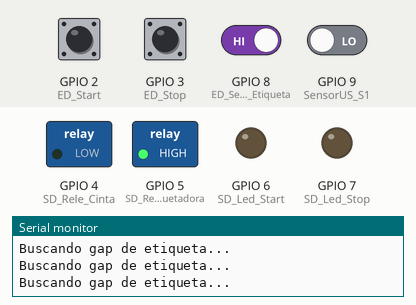
Recording of a sketch running on a simulated ESP32. Shown: switched loads named in the sketch (green lamp = pin HIGH), output pins drawn as LEDs (lit = HIGH), the last lines printed to the serial monitor. Inputs (shaded band) come from the test bench; at power-on: GPIO 8 (ED_Sensor_De_Etiqueta) HIGH, GPIO 2 (ED_Start), GPIO 3 (ED_Stop), GPIO 9 (SensorUS_S1) LOW.

Above: at 0.8 s.
0.9 s: GPIO 8 (ED_Sensor_De_Etiqueta) driven LOW
At 2.1 s:
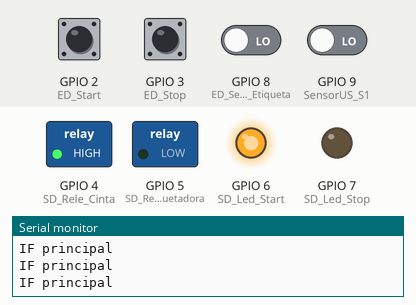
2.4 s: GPIO 3 (ED_Stop) pulled HIGH for 0.15 s
At 3.5 s:
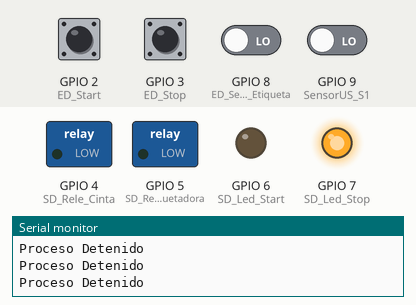
4.0 s: GPIO 2 (ED_Start) pulled HIGH for 0.15 s
At 4.5 s:
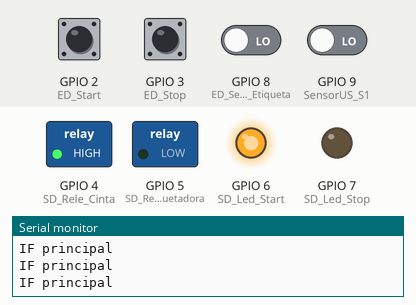
7.1 s: GPIO 3 (ED_Stop) pulled HIGH for 1 s
At 7.8 s:
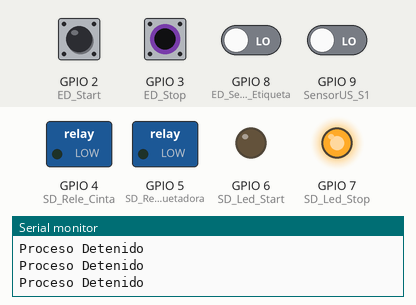
11.1 s: GPIO 2 (ED_Start) pulled HIGH for 1 s
At 12.5 s:
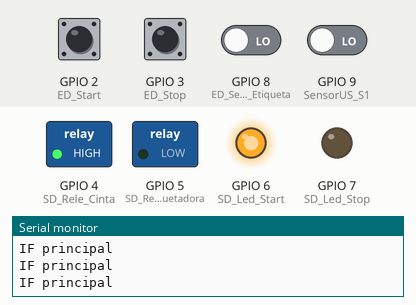
15.1 s: GPIO 2 (ED_Start) driven HIGH and GPIO 3 (ED_Stop) driven HIGH and GPIO 8 (ED_Sensor_De_Etiqueta) driven HIGH and GPIO 9 (SensorUS_S1) driven HIGH
At 16.0 s:
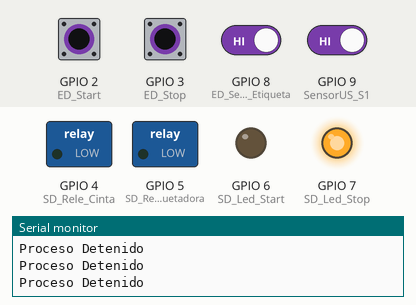
Timing chart, 0 to 17.6 s (numbered marks = the images above; inputs shaded):
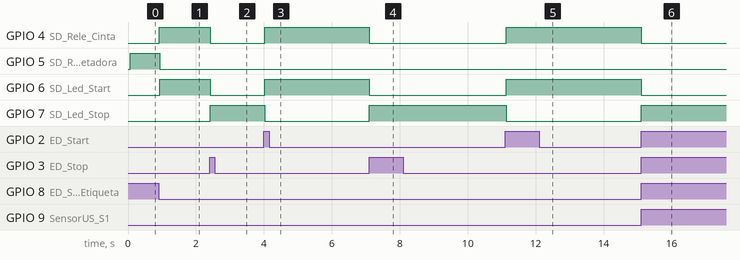

Measured:
- after the input at 0.9 s, GPIO 4 (SD_Rele_Cinta), GPIO 6 (SD_Led_Start): LOW → HIGH at once; GPIO 5 (SD_Rele_Etiquetadora): HIGH → LOW at once
- after the input at 2.4 s, GPIO 4 (SD_Rele_Cinta), GPIO 6 (SD_Led_Start): HIGH → LOW at once; GPIO 7 (SD_Led_Stop): LOW → HIGH at once
- after the input at 4.0 s, GPIO 4 (SD_Rele_Cinta), GPIO 6 (SD_Led_Start): LOW → HIGH at once; GPIO 7 (SD_Led_Stop): HIGH → LOW at once
- after the input at 7.1 s, GPIO 4 (SD_Rele_Cinta), GPIO 6 (SD_Led_Start): HIGH → LOW at once; GPIO 7 (SD_Led_Stop): LOW → HIGH at once
- after the input at 11.1 s, GPIO 4 (SD_Rele_Cinta), GPIO 6 (SD_Led_Start): LOW → HIGH at once; GPIO 7 (SD_Led_Stop): HIGH → LOW at once
- after the input at 15.1 s, GPIO 4 (SD_Rele_Cinta), GPIO 6 (SD_Led_Start): HIGH → LOW at once; GPIO 7 (SD_Led_Stop): LOW → HIGH at once

The sketch:

etiquetadora.ino
```cpp
#include <Arduino.h>
//Definicion de pines

//ED = Entrada Digital ; SD = Salida Digital
int ED_Start = 2; //Pin de entrada digital para reanudar el proceso cuando es detenido
int ED_Stop = 3; //Pin de entrada digital para detener el proceso
int SD_Rele_Cinta = 4; //Pin de salida digital para activar el rele del pwm que acciona la cinta transportadora
int SD_Rele_Etiquetadora = 5; //Pin de salida digital para activar el rele del pwm que acciona el motor de la etiquetadora
int SD_Led_Start = 6; //Pin de salida digital para activar un led que indica que el proceso ha iniciado
int SD_Led_Stop = 7; //Pin de salida digital para activar un led que indica que el proceso ha detenido
//pines de LED van directamente a mostrarse por interfaz web. Por ahora los dejamos hasta configurar la interfaz
int ED_Sensor_De_Etiqueta= 8; //Pin de entrada digital que detecta el gap de etiqueta.

//Error el ultrasonido utiliza 2 pines digitales, uno para trigger y otro para echo.
//Quedarian 6 pines digitales libres que corresponden a 3 sensores de ultrasonido.
//Para la simulación se usara S1 con sensor ultrasonido, S2 y S3 seran pulsadores.
//Donde SU1 = Sensor Ultrasonido 1 encargado de detectar presencia de la botella y sera utilizado para permitir el despegue de la primer etiqueta, SU2 = Sensor Ultrasonido 2,
//SU3 = Sensor Ultrasonido 3 utilizado para determinar cuando la botella fue etiquetada y además evitar la acumulacion de botellas en la cinta transportadora.

int SensorUS_S1 = 9; //Pin de entrada digital para el boton que representa S1
int SensorUS_S2 = 10; //Pin de entrada digital para el boton que representa S2
int SensorUS_S3 = 11; //Pin de entrada digital para el boton que representa S3


//Protocolo de comunicacion HTTP y Asincronico
//Se deberá coordinar esp32 con django y django con el frotend actuando django de intermediario.
//1. Se hará una prueba, creando un programa  en el que se determine si la esp32 esta conectada o no.
//2. Se creara un programa que permita enviar datos desde la esp32 a django y viceversa.


//Definicion de variables
int constante_ValorPin_ED_Stop = 0; //Constante para almacenar el valor del pin ED_Stop
void setup() {
    // Initialize serial communication at 9600 baud rate
    Serial.begin(9600);
    // Configurar pines de entrada y salida
    pinMode(ED_Start, INPUT_PULLDOWN);
    pinMode(ED_Stop, INPUT_PULLDOWN);
    pinMode(SD_Led_Start, OUTPUT);
    pinMode(SD_Led_Stop, OUTPUT);
    pinMode(SD_Rele_Cinta, OUTPUT);
    pinMode(SD_Rele_Etiquetadora, OUTPUT);
    pinMode(ED_Sensor_De_Etiqueta, INPUT_PULLUP);
    pinMode(SensorUS_S1, INPUT_PULLDOWN);
    pinMode(SensorUS_S2, INPUT_PULLDOWN);
    pinMode(SensorUS_S3, INPUT_PULLDOWN);
    Lectura_Valor_De_Entradas();

    while(digitalRead(ED_Sensor_De_Etiqueta) != 0){
        Serial.println("Buscando gap de etiqueta...");
        //El sensor de etiqueta no detecto el gap, por ende tiene que buscarlo.
        //Se debera prender el motor de cinta hasta que encuentre el gap
        digitalWrite(SD_Rele_Etiquetadora, HIGH);
    }
    digitalWrite(SD_Rele_Cinta, HIGH);
}

void loop() {
    //Tener en cuenta que STOP arranca en 0 por defecto. Quiere decir que el proceso se ejecuta con normalidad

    if(constante_ValorPin_ED_Stop == LOW && digitalRead(ED_Stop) == LOW){
        // Iniciar el proceso
        Serial.println("IF principal");
        //Lectura_Valor_De_Entradas();

        Funcion_Start();
        Encender_Rele_Etiquetadora();

    }else{
        // Detener el proceso

        if(digitalRead(ED_Stop) == LOW && digitalRead(ED_Start) == HIGH){ //Si el pin ED_Stop es LOW quiere decir que el boton de paro no esta presionado
            //reanudar el proceso
            constante_ValorPin_ED_Stop = LOW;
            Serial.println("Proceso Reanudado");
            Funcion_Start(); //Encender el led de inicio
            digitalWrite(SD_Rele_Cinta, HIGH); //Encender la cinta transportadora
        }else{
            //Si el pin ED_Stop es HIGH quiere decir que el boton de paro esta presionado
            //Detener el proceso
            Funcion_Stop();
        }

    }
    //delay(2000);
}


void Encender_Rele_Etiquetadora(){
    if(digitalRead(SensorUS_S1) == HIGH && digitalRead(ED_Sensor_De_Etiqueta) == HIGH){
        // Si S1 está activo, permitir el despegue de la etiqueta
        //encendemos el motor de la etiquetadora HASTA que detecta el GAP de la etiqueta
        //Serial.println("Entre a SensorUS_S1");
        digitalWrite(SD_Rele_Etiquetadora, HIGH); //Encender el motor de la etiquetadora
    }else{
        digitalWrite(SD_Rele_Etiquetadora, LOW); //Apagar el motor de la etiquetadora
        //Serial.println("Salí de SensorUS_S1");
    }
}

//Funcion_Lectura_Valor_De_Entradas para conocer el estado inicial de las entradas digitales y analogicas
//y mostrarlo por el puerto serie
void Lectura_Valor_De_Entradas(){
    Serial.println("Estado Inicial de las Entradas:");
    //Las lecturas de ED_Start y ED_Stop van a trabajar en conjunto a la interfaz web, permitiando al usuario
    //iniciar o terminar el proceso de manera fisica o por software.
    Serial.print("ED_Start: ");
    Serial.println(digitalRead(ED_Start));
    Serial.print("ED_Stop: ");
    Serial.println(digitalRead(ED_Stop));
    Serial.print("ED_Sensor_De_Etiqueta: ");
    Serial.println(digitalRead(ED_Sensor_De_Etiqueta));
    Serial.print("SensorUS_S1: ");
    Serial.println(digitalRead(SensorUS_S1));
}

//Funcion_Leds_Stop de funcionamiento y encender los leds de stop:
void Funcion_Stop(){
    //Los leds start y stop se deberian ver reflejados en la interfaz web
    digitalWrite(SD_Led_Start, LOW);
    digitalWrite(SD_Led_Stop, HIGH);
    digitalWrite(SD_Rele_Cinta, LOW);
    digitalWrite(SD_Rele_Etiquetadora, LOW);
    constante_ValorPin_ED_Stop = HIGH; //Actualizar el valor del pin ED_Stop a HIGH para indicar que el proceso esta detenido
    Serial.println("Proceso Detenido");
}

//Funcion_Leds_Start
void Funcion_Start(){
    digitalWrite(SD_Led_Start, HIGH);
    digitalWrite(SD_Led_Stop, LOW);

}
```
